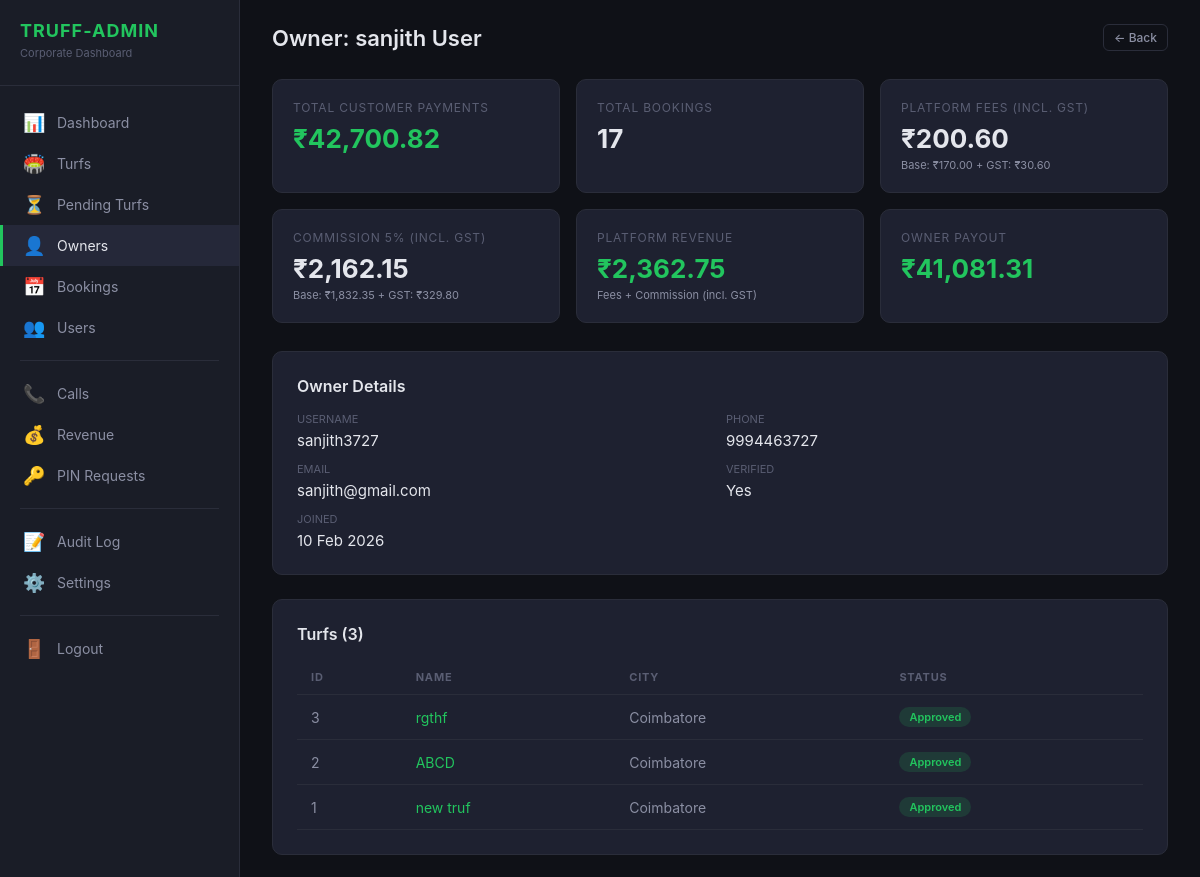
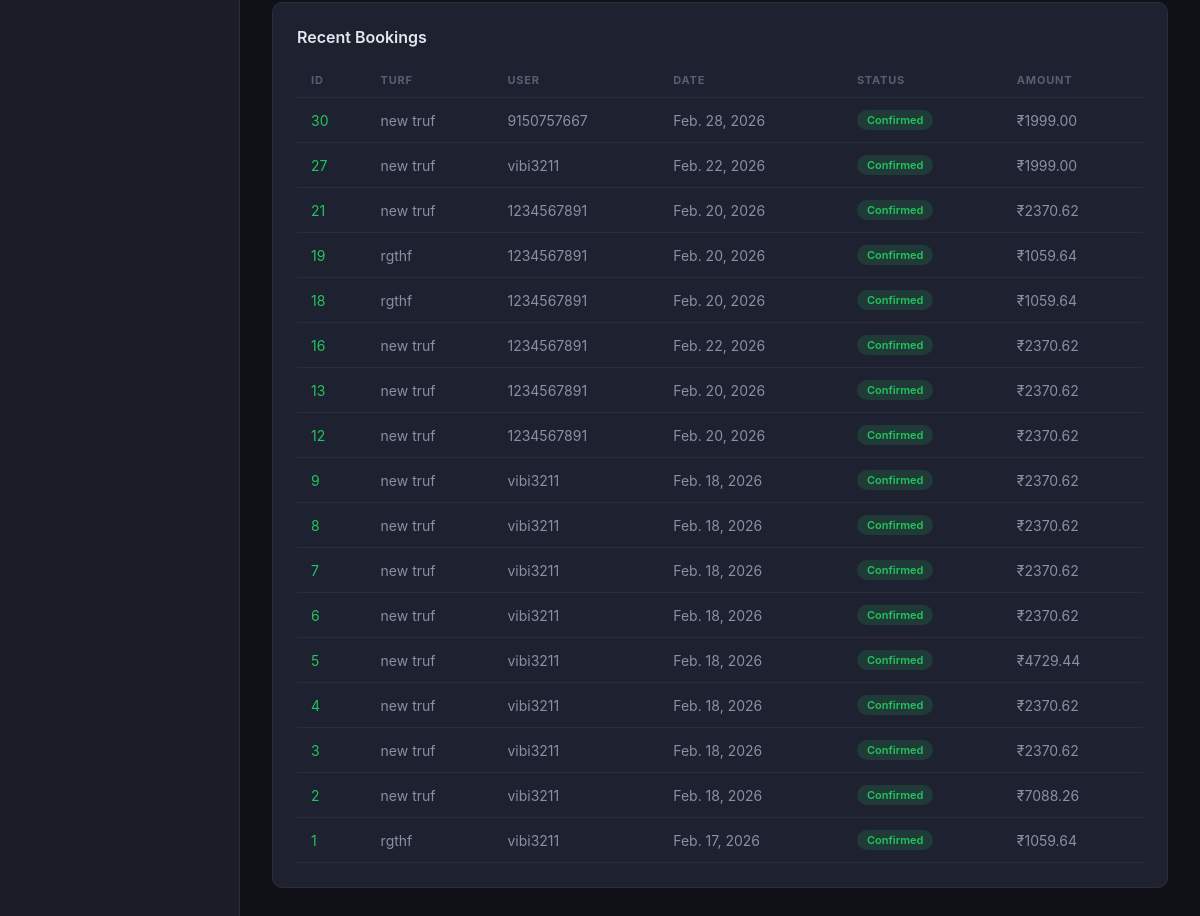
Page /truff-admin/owners/4/ (signed in) on the committed database (2 pictures, top to bottom).
### users/models.py (models this page shows, shortened)
class CustomUser(AbstractUser):
    class UserRole(models.TextChoices):
        USER = 'user', 'Normal User'
        TURF_OWNER = 'turf_owner', 'Turf Owner'
        PLATFORM_ADMIN = 'admin', 'Platform Admin'
    phone_number = models.CharField(max_length=15, blank=True, null=True)
    role = models.CharField(max_length=20, choices=UserRole.choices, default=UserRole.USER)
    profile_picture = models.ImageField(upload_to='profile_pictures/', blank=True, null=True)
    bio = models.TextField(blank=True, null=True)
    is_verified = models.BooleanField(default=False)
    is_phone_verified = models.BooleanField(default=False)
    referral_code = models.CharField(max_length=10, unique=True, null=True, blank=True)
    referred_by = models.ForeignKey(
        'self', null=True, blank=True, on_delete=models.SET_NULL, related_name='referrals'
    )
    referral_click_count = models.IntegerField(default=0)
    referral_install_count = models.IntegerField(default=0)
    referral_cashback_earned = models.DecimalField(max_digits=10, decimal_places=2, default=0)
    total_referrals = models.IntegerField(default=0)
    qualified_referrals = models.IntegerField(default=0)
    wallet_balance = models.DecimalField(max_digits=10, decimal_places=2, default=0)
    referred_by_owner = models.ForeignKey(
        'TurfOwner', null=True, blank=True, on_delete=models.SET_NULL,
        related_name='referred_users',
    )
    total_bookings = models.PositiveIntegerField(default=0)
    total_credits = models.PositiveIntegerField(default=0)
    used_credits = models.PositiveIntegerField(default=0)
    first_booking_completed = models.BooleanField(default=False)
    created_at = models.DateTimeField(auto_now_add=True)
    updated_at = models.DateTimeField(auto_now=True)
    class Meta:
        ordering = ['-created_at']

### turfs/models.py (models this page shows, shortened)
class Turf(models.Model):
    owner = models.ForeignKey(User, on_delete=models.CASCADE, related_name='turfs')
    name = models.CharField(max_length=200)
    description = models.TextField(blank=True, null=True)
    address = models.TextField()
    city = models.CharField(max_length=100)
    state = models.CharField(max_length=100)
    postal_code = models.CharField(max_length=10, blank=True, null=True)
    latitude = models.FloatField()
    longitude = models.FloatField()
    price_per_hour = models.IntegerField(validators=[MinValueValidator(1)])
    max_players = models.IntegerField(default=22, validators=[MinValueValidator(1)])
    status = models.CharField(max_length=20, choices=TurfStatus.choices, default=TurfStatus.PENDING)
    rejection_reason = models.TextField(blank=True, null=True)
    suspend_reason = models.TextField(blank=True, null=True)
    sports = models.ManyToManyField(Sport, related_name='turfs')
    amenities = models.ManyToManyField(Amenity, related_name='turfs')
    rating = models.FloatField(
        default=4.5,
        validators=[MinValueValidator(0.0), MaxValueValidator(5.0)]
    )
    review_count = models.IntegerField(default=0)
    is_active = models.BooleanField(default=False)
    google_maps_share_link = models.URLField(blank=True, null=True)
    created_at = models.DateTimeField(auto_now_add=True)
    updated_at = models.DateTimeField(auto_now=True)
    approved_at = models.DateTimeField(blank=True, null=True)
    approved_by = models.ForeignKey(
        User, on_delete=models.SET_NULL, null=True, blank=True,
        related_name='approved_turfs',
    )
    class Meta:
        ordering = ['-created_at']
        indexes = [
            models.Index(fields=['status', 'is_active']),
            models.Index(fields=['latitude', 'longitude']),
            models.Index(fields=['owner', 'status']),
        ]

### bookings/models.py (models this page shows, shortened)
class Booking(models.Model):
    user = models.ForeignKey(
        settings.AUTH_USER_MODEL,
        on_delete=models.CASCADE,
        related_name='bookings',
    )
    turf = models.ForeignKey(
        'turfs.Turf',
        on_delete=models.CASCADE,
        related_name='bookings',
    )
    preview = models.ForeignKey(
        BookingPreview,
        on_delete=models.SET_NULL,
        null=True, blank=True,
        related_name='booking',
    )
    booking_date = models.DateField()
    start_time = models.TimeField()
    end_time = models.TimeField()
    selected_slots = models.JSONField(null=True, blank=True)
    price_per_hour = models.DecimalField(max_digits=10, decimal_places=2, default=Decimal('0.00'))
    total_price = models.DecimalField(max_digits=10, decimal_places=2, default=Decimal('0.00'))
    discount = models.DecimalField(max_digits=10, decimal_places=2, default=Decimal('0.00'))
    final_price = models.DecimalField(max_digits=10, decimal_places=2, default=Decimal('0.00'))
    gst_amount = models.DecimalField(max_digits=10, decimal_places=2, default=Decimal('0.00'))
    commission = models.DecimalField(max_digits=10, decimal_places=2, default=Decimal('0.00'))
    gst_on_commission = models.DecimalField(max_digits=10, decimal_places=2, default=Decimal('0.00'))
    commission_percent = models.DecimalField(max_digits=5, decimal_places=2, default=Decimal('5.00'))
    platform_fee = models.DecimalField(max_digits=10, decimal_places=2, default=Decimal('0.00'))
    gst_on_platform_fee = models.DecimalField(max_digits=10, decimal_places=2, default=Decimal('0.00'))
    platform_revenue = models.DecimalField(max_digits=10, decimal_places=2, default=Decimal('0.00'))
    owner_payout = models.DecimalField(max_digits=10, decimal_places=2, default=Decimal('0.00'))
    payout_status = models.CharField(
        max_length=20,
        choices=PayoutStatus.choices,
        default=PayoutStatus.PENDING,
    )
    is_redeemed = models.BooleanField(default=False)
    credits_used = models.PositiveIntegerField(default=0)
    is_first_booking = models.BooleanField(default=False)
    idempotency_key = models.UUIDField(unique=True, null=True, blank=True)
    booking_status = models.CharField(
        max_length=20,
        choices=BookingStatus.choices,
        default=BookingStatus.PENDING,
    )
    payment_status = models.CharField(
        max_length=20,
        choices=PaymentStatus.choices,
        default=PaymentStatus.PENDING,
    )
    razorpay_order_id = models.CharField(max_length=100, null=True, blank=True, db_index=True)
    razorpay_payment_id = models.CharField(max_length=100, null=True, blank=True)
    razorpay_signature = models.CharField(max_length=200, null=True, blank=True)
    notes = models.TextField(blank=True, null=True)
    cancelled_reason = models.TextField(blank=True, null=True)
    cancelled_at = models.DateTimeField(blank=True, null=True)
    cancelled_by_admin = models.BooleanField(default=False)
    created_at = models.DateTimeField(auto_now_add=True)
    updated_at = models.DateTimeField(auto_now=True)
    class Meta:
        ordering = ['-created_at']
        indexes = [
            models.Index(fields=['user', 'booking_date']),
            models.Index(fields=['turf', 'booking_date']),
            models.Index(fields=['booking_status']),
            models.Index(fields=['idempotency_key']),
        ]

### truff_admin_panel/views.py (the view)
# urls.py: path('owners/<int:owner_id>/', views.OwnerDetailView.as_view(), name='owner_detail'),
class OwnerDetailView(TruffAdminRequiredMixin, View):
    def get(self, request, owner_id):
        owner = get_object_or_404(User, pk=owner_id, role='turf_owner')
        turfs = Turf.objects.filter(owner=owner)
        bookings = Booking.objects.filter(
            turf__owner=owner
        ).select_related('turf', 'user').order_by('-created_at')[:20]
        settlements = OwnerSettlement.objects.filter(owner=owner).order_by('-created_at')[:10]
        pin_requests = PinChangeRequest.objects.filter(owner=owner).order_by('-created_at')
        stats = Booking.objects.filter(
            turf__owner=owner,
            booking_status__in=[BookingStatus.CONFIRMED, BookingStatus.COMPLETED],
        ).aggregate(
            total_revenue=Sum('final_price'),
            total_bookings=Count('id'),
            total_platform_fee=Sum('platform_fee'),
            total_gst_on_platform_fee=Sum('gst_on_platform_fee'),
            total_commission=Sum('commission'),
            total_gst_on_commission=Sum('gst_on_commission'),
            total_platform_revenue=Sum('platform_revenue'),
            total_owner_payout=Sum('owner_payout'),
        )
        from decimal import Decimal
        pf = (stats['total_platform_fee'] or Decimal('0'))
        gst_pf = (stats['total_gst_on_platform_fee'] or Decimal('0'))
        comm = (stats['total_commission'] or Decimal('0'))
        gst_comm = (stats['total_gst_on_commission'] or Decimal('0'))
        stats['platform_fees_incl_gst'] = pf + gst_pf
        stats['commission_incl_gst'] = comm + gst_comm
        return render(request, 'truff_admin/owner_detail.html', {
            'owner': owner,
            'turfs': turfs,
            'bookings': bookings,
            'settlements': settlements,
            'pin_requests': pin_requests,
            'stats': stats,
        })

### truff_admin_panel/templates/truff_admin/owner_detail.html (shortened to what this page needs)
{% extends "truff_admin/base.html" %}
{% load truff_tags %}
{% block content %}
<div class="topbar">
    <h1>Owner: {{ owner.get_full_name|default:owner.username }}</h1>
    <div class="topbar-actions">
        <a href="/truff-admin/owners/" class="btn btn-outline btn-sm">&#8592; Back</a>
    </div>
</div>
<div class="kpi-grid">
    <div class="kpi-card accent">
        <div class="kpi-label">Total Customer Payments</div>
        <div class="kpi-value">{{ stats.total_revenue|currency }}</div>
    </div>
    <div class="kpi-card">
        <div class="kpi-label">Total Bookings</div>
        <div class="kpi-value">{{ stats.total_bookings|default:0 }}</div>
    </div>
    <div class="kpi-card">
        <div class="kpi-label">Platform Fees (incl. GST)</div>
        <div class="kpi-value">{{ stats.platform_fees_incl_gst|currency }}</div>
        <div class="kpi-sub" style="font-size:11px;color:#8b8fa3;margin-top:4px;">Base: {{ stats.total_platform_fee|currency }} + GST: {{ stats.total_gst_on_platform_fee|currency }}</div>
    </div>
    <div class="kpi-card">
        <div class="kpi-label">Commission 5% (incl. GST)</div>
        <div class="kpi-value">{{ stats.commission_incl_gst|currency }}</div>
        <div class="kpi-sub" style="font-size:11px;color:#8b8fa3;margin-top:4px;">Base: {{ stats.total_commission|currency }} + GST: {{ stats.total_gst_on_commission|currency }}</div>
    </div>
    <div class="kpi-card accent">
        <div class="kpi-label">Platform Revenue</div>
        <div class="kpi-value">{{ stats.total_platform_revenue|currency }}</div>
        <div class="kpi-sub" style="font-size:11px;color:#8b8fa3;margin-top:4px;">Fees + Commission (incl. GST)</div>
    </div>
    <div class="kpi-card accent">
        <div class="kpi-label">Owner Payout</div>
        <div class="kpi-value">{{ stats.total_owner_payout|currency }}</div>
    </div>
</div>
<div class="panel">
    <div class="panel-title">Owner Details</div>
    <div class="detail-grid">
        <div class="detail-item"><label>Username</label><span>{{ owner.username }}</span></div>
        <div class="detail-item"><label>Phone</label><span>{{ owner.phone_number|default:"-" }}</span></div>
        <div class="detail-item"><label>Email</label><span>{{ owner.email|default:"-" }}</span></div>
        <div class="detail-item"><label>Verified</label><span>{{ owner.is_verified|yesno:"Yes,No" }}</span></div>
        <div class="detail-item"><label>Joined</label><span>{{ owner.created_at|date:"d M Y" }}</span></div>
    </div>
</div>
<div class="panel">
    <div class="panel-title">Turfs ({{ turfs.count }})</div>
    <table class="data-table">
        <thead>
            <tr>
                <th>ID</th>
                <th>Name</th>
                <th>City</th>
                <th>Status</th>
            </tr>
        </thead>
        <tbody>
            {% for t in turfs %}
            <tr>
                <td>{{ t.id }}</td>
                <td><a href="/truff-admin/turfs/{{ t.id }}/">{{ t.name }}</a></td>
                <td>{{ t.city|default:"-" }}</td>
                <td><span class="badge {{ t.status|status_badge }}">{{ t.status }}</span></td>
            </tr>
            {% empty %}
            <tr>
                <td colspan="4" style="text-align:center;color:#8b8fa3;">No turfs</td>
            </tr>
            {% endfor %}
        </tbody>
    </table>
</div>
<div class="panel">
    <div class="panel-title">Recent Bookings</div>
    <table class="data-table">
        <thead>
            <tr>
                <th>ID</th>
                <th>Turf</th>
                <th>User</th>
                <th>Date</th>
                <th>Status</th>
                <th>Amount</th>
            </tr>
        </thead>
        <tbody>
            {% for b in bookings %}
            <tr>
                <td><a href="/truff-admin/bookings/{{ b.id }}/">{{ b.id }}</a></td>
                <td>{{ b.turf.name }}</td>
                <td>{{ b.user.username }}</td>
                <td>{{ b.booking_date }}</td>
                <td><span class="badge {{ b.booking_status|status_badge }}">{{ b.booking_status }}</span></td>
                <td>&#8377;{{ b.final_price }}</td>
            </tr>
            {% empty %}
            <tr>
                <td colspan="6" style="text-align:center;color:#8b8fa3;">No bookings</td>
            </tr>
            {% endfor %}
        </tbody>
    </table>
</div>
{% endblock %}

### rows in the picture
CustomUser: get_full_name "sanjith User", username "sanjith3727", phone_number "9994463727", email "sanjith@gmail.com", is_verified "Yes", created_at "10 Feb 2026"
Turf: id "3", name "rgthf", city "Coimbatore", status "Approved"
Turf: id "2", name "ABCD", city "Coimbatore", status "Approved"
Turf: id "1", name "new truf", city "Coimbatore", status "Approved"
Booking: id "30", turf.name "new truf", user.username "9150757667", booking_date "Feb. 28, 2026", booking_status "Confirmed", final_price "1999.00"
Booking: id "27", turf.name "new truf", user.username "vibi3211", booking_date "Feb. 22, 2026", booking_status "Confirmed", final_price "1999.00"
Booking: id "21", turf.name "new truf", user.username "1234567891", booking_date "Feb. 20, 2026", booking_status "Confirmed", final_price "2370.62"
Booking: id "19", turf.name "rgthf", user.username "1234567891", booking_date "Feb. 20, 2026", booking_status "Confirmed", final_price "1059.64"
Booking: id "18", turf.name "rgthf", user.username "1234567891", booking_date "Feb. 20, 2026", booking_status "Confirmed", final_price "1059.64"
Booking: id "16", turf.name "new truf", user.username "1234567891", booking_date "Feb. 22, 2026", booking_status "Confirmed", final_price "2370.62"
Booking: id "13", turf.name "new truf", user.username "1234567891", booking_date "Feb. 20, 2026", booking_status "Confirmed", final_price "2370.62"
Booking: id "12", turf.name "new truf", user.username "1234567891", booking_date "Feb. 20, 2026", booking_status "Confirmed", final_price "2370.62"
Booking: id "9", turf.name "new truf", user.username "vibi3211", booking_date "Feb. 18, 2026", booking_status "Confirmed", final_price "2370.62"
Booking: id "8", turf.name "new truf", user.username "vibi3211", booking_date "Feb. 18, 2026", booking_status "Confirmed", final_price "2370.62"
Booking: id "7", turf.name "new truf", user.username "vibi3211", booking_date "Feb. 18, 2026", booking_status "Confirmed", final_price "2370.62"
Booking: id "6", turf.name "new truf", user.username "vibi3211", booking_date "Feb. 18, 2026", booking_status "Confirmed", final_price "2370.62"
Booking: id "5", turf.name "new truf", user.username "vibi3211", booking_date "Feb. 18, 2026", booking_status "Confirmed", final_price "4729.44"
Booking: id "4", turf.name "new truf", user.username "vibi3211", booking_date "Feb. 18, 2026", booking_status "Confirmed", final_price "2370.62"
Booking: id "3", turf.name "new truf", user.username "vibi3211", booking_date "Feb. 18, 2026", booking_status "Confirmed", final_price "2370.62"
Booking: id "2", turf.name "new truf", user.username "vibi3211", booking_date "Feb. 18, 2026", booking_status "Confirmed", final_price "7088.26"
Booking: id "1", turf.name "rgthf", user.username "vibi3211", booking_date "Feb. 17, 2026", booking_status "Confirmed", final_price "1059.64"

### other values in the picture
{{ stats.total_revenue|currency }} "₹42,700.82"
{{ stats.total_bookings|default:0 }} "17"
{{ stats.platform_fees_incl_gst|currency }} "₹200.60"
{{ stats.total_platform_fee|currency }} "₹170.00"
{{ stats.total_gst_on_platform_fee|currency }} "₹30.60"
{{ stats.commission_incl_gst|currency }} "₹2,162.15"
{{ stats.total_commission|currency }} "₹1,832.35"
{{ stats.total_gst_on_commission|currency }} "₹329.80"
{{ stats.total_platform_revenue|currency }} "₹2,362.75"
{{ stats.total_owner_payout|currency }} "₹41,081.31"
{{ turfs.count }} "3"
